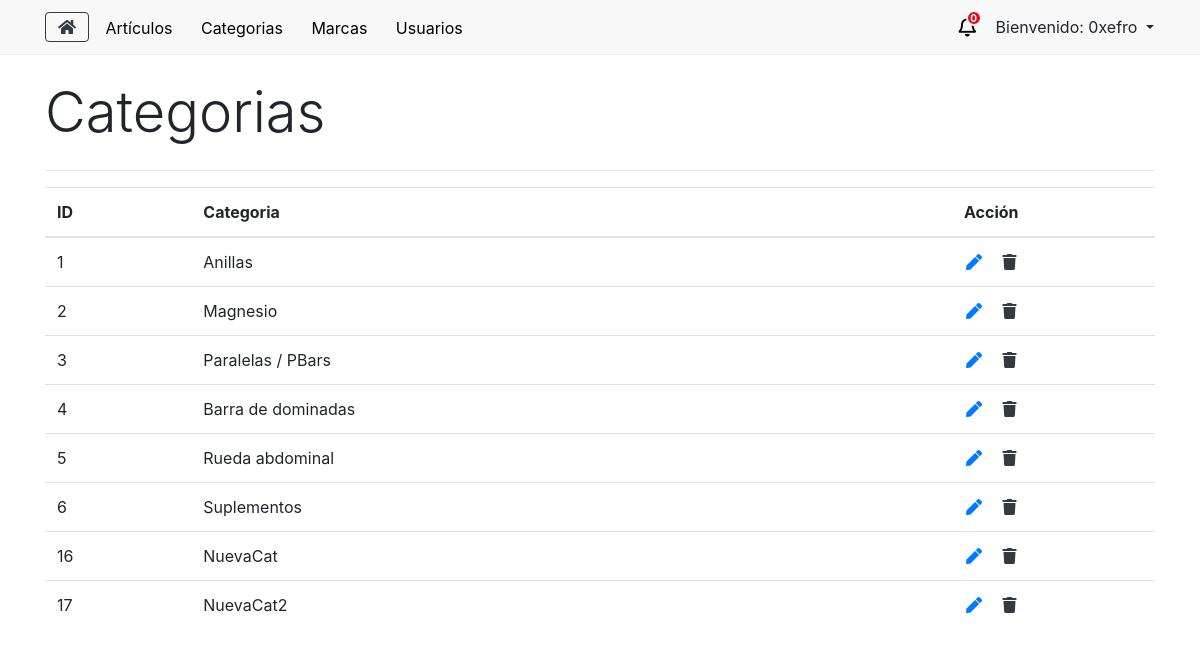
Before: /categorias (signed in) with the older database file.
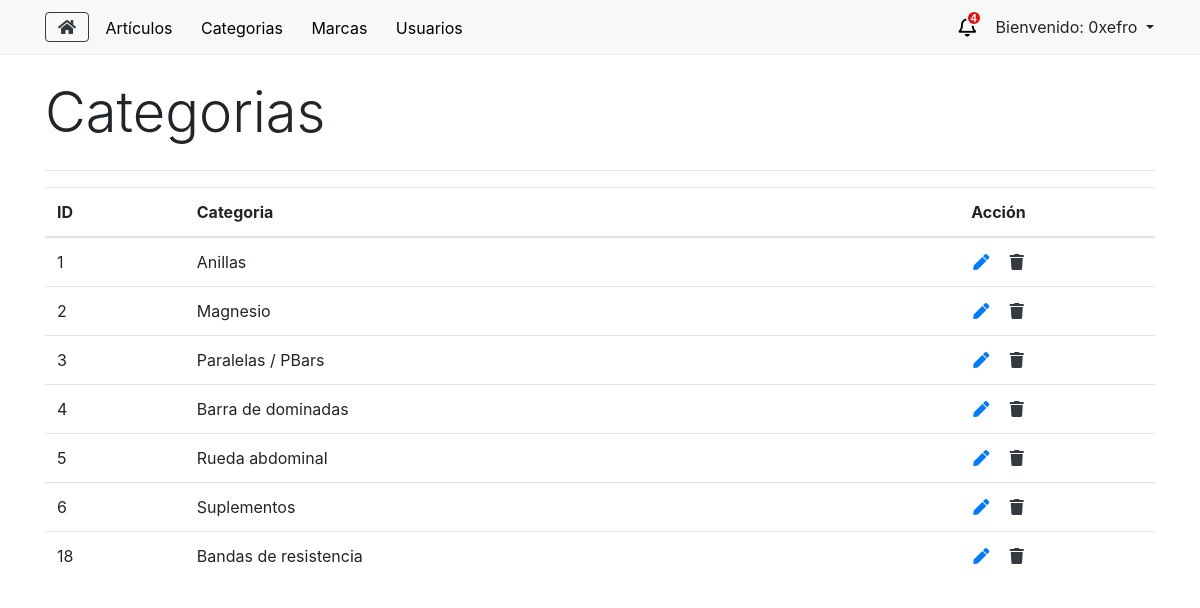
After: the same page with the newer database file.
### tables this page shows
CREATE TABLE `etipo` (
  `k` int(11) NOT NULL,
  `sNombre` varchar(255) NOT NULL
);

### application/libraries/Layouts.php (called while the page is built, shortened)
<?php
class Layouts {
    private $CI = null;
    function __construct() {
        $this->CI =& get_instance();
    }
    public function view($data = array()) {
        if (!empty($data)) {
            $vista = $this->CI->load->view($data['vista'], $data['params'], TRUE);
            $this->CI->load->view('layouts/'.$data['layout'], array(
                'contenido' => $vista,
                'titulo' => $data['titulo'],
                'style' => $data['style'],
                'js' => $data['js'],
                'numPedidos' => $this->CI->BackModel->numPedidos()
            ));
        }
    }
}

### application/controllers/AdminController.php (called while the page is built, shortened)
<?php
class AdminController extends CI_Controller {
    public function categorias() {
        $data = array(
            'categorias' => $this->BackModel->getCategorias()
        );
        $vista = array(
            'vista'     => 'admin/view_categorias',
            'params'    =>  $data,
            'layout'    => 'ly_admin',
            'titulo'    => 'Categorias',
            'style'     => '',
            'js'        => 'categorias'
        );
        $this->layouts->view($vista);
    }
}

### index.php (called while the page is built, shortened)
<?php
require_once BASEPATH.'core/CodeIgniter.php';

### application/models/BackModel.php (called while the page is built, shortened)
<?php
class BackModel extends CI_Model {
    private $con = null;
    public function __construct() {
        try {
            $this->con = $this->load->database('default', true);
        } catch(PDOException $e) {
            die($e->getMessage());
        }
    }
    public function getNombreAdmin($id) {
        $sql = "SELECT * FROM eUsuario WHERE k = '$id'";
        $query = $this->con->query($sql);
        $rs = $query->row('sUser');
        return $rs;
    }
    public function getCategorias() {
        $sql = "SELECT * FROM eTipo";
        $query = $this->con->query($sql);
        $rs = $query->result_array();
        return $rs;
    }
}

### application/views/admin/view_categorias.php (the view, shortened to what this page needs)
<table class="table table-hover">
        <thead>
            <tr>
                <th class="align-middle">ID</th>
                <th>Categoria</th>
                <th class="text-center">Acción</th>
            </tr>
        </thead>
        <tbody>
            <?php
                foreach($categorias as $row) {
            ?>
                <tr>
                    <td><?php echo $row['k']; ?></td>
                    <td><?php echo $row['sNombre']; ?></td>
                    <td class="text-center">
                        <a href="categorias/editar/<?php echo $row['k']; ?>" class="fas fa-pen cursor-pointer px-2 text-primary no-underline"></a>
                        <i onclick="eliminar(<?php echo $row['k']; ?>)" class="fas fa-trash cursor-pointer px-2 text-dark no-underline"></i>
                    </td>
                </tr>
            <?php
                }
            ?>
        </tbody>
    </table>
</div>

### application/views/layouts/ly_admin.php (shortened to what this page needs)
<?php
    $nombreAdmin = $this->BackModel->getNombreAdmin($_SESSION['id']);
?>
<!DOCTYPE html>
<html lang="es">
<head>
    <link rel="stylesheet" href="https://stackpath.bootstrapcdn.com/bootstrap/4.3.1/css/bootstrap.min.css">
    <link rel="stylesheet" href="https://use.fontawesome.com/releases/v5.7.2/css/all.css">
    <link rel="stylesheet" href="<?php echo base_url()."assets/css/_admin.css"; ?>">
</head>
<body>
    <header class="mb-4">
        <nav class="py-2">
            <div class="container d-flex justify-content-between align-items-center">
                <div class="menu-items">
                    <a href="<?php echo base_url(); ?>" class="fas fa-home btn btn-outline-dark"></a>
                    <div class="dropdown">
                        <a class="dropbtn btn" href="<?php echo base_url().'articulos'; ?>">Artículos</a>
                    </div>
                    <div class="dropdown">
                        <a class="dropbtn btn" href="<?php echo base_url().'categorias'; ?>">Categorias</a>
                    </div>
                    <div class="dropdown">
                        <a class="dropbtn btn" href="<?php echo base_url().'marcas'; ?>">Marcas</a>
                    </div>
                    <div class="dropdown">
                        <a class="dropbtn btn" href="<?php echo base_url().'usuarios'; ?>">Usuarios</a>
                    </div>
                </div>
                <div class="btn-group">
                    <div id="notificacionWrapper" class="d-flex align-items-center">
                        <i class="far fa-bell text-danger campana"></i>
                        <span class="badget number"><?php echo $numPedidos; ?></span>
                    </div>
                    <button type="button" class="btn dropdown-toggle pr-0" data-toggle="dropdown" aria-haspopup="true" aria-expanded="false">
                        Bienvenido: <?php echo $nombreAdmin; ?>
                    </button>
                </div>
            </div>
        </nav>
    </header>
    <section>
        <div class="container">
            <h1 class="lead display-4 mb-4"><?php echo $titulo; ?></h1>
            <hr>
            <?php
                echo $contenido;
            ?>
    </section>
</body>
</html>

Changed rows visible on the page:
removed etipo: k "16", sNombre "NuevaCat"
removed etipo: k "17", sNombre "NuevaCat2"
added etipo: k "18", sNombre "Bandas de resistencia"
Other visible differences:
$numPedidos: "0" → "4"
